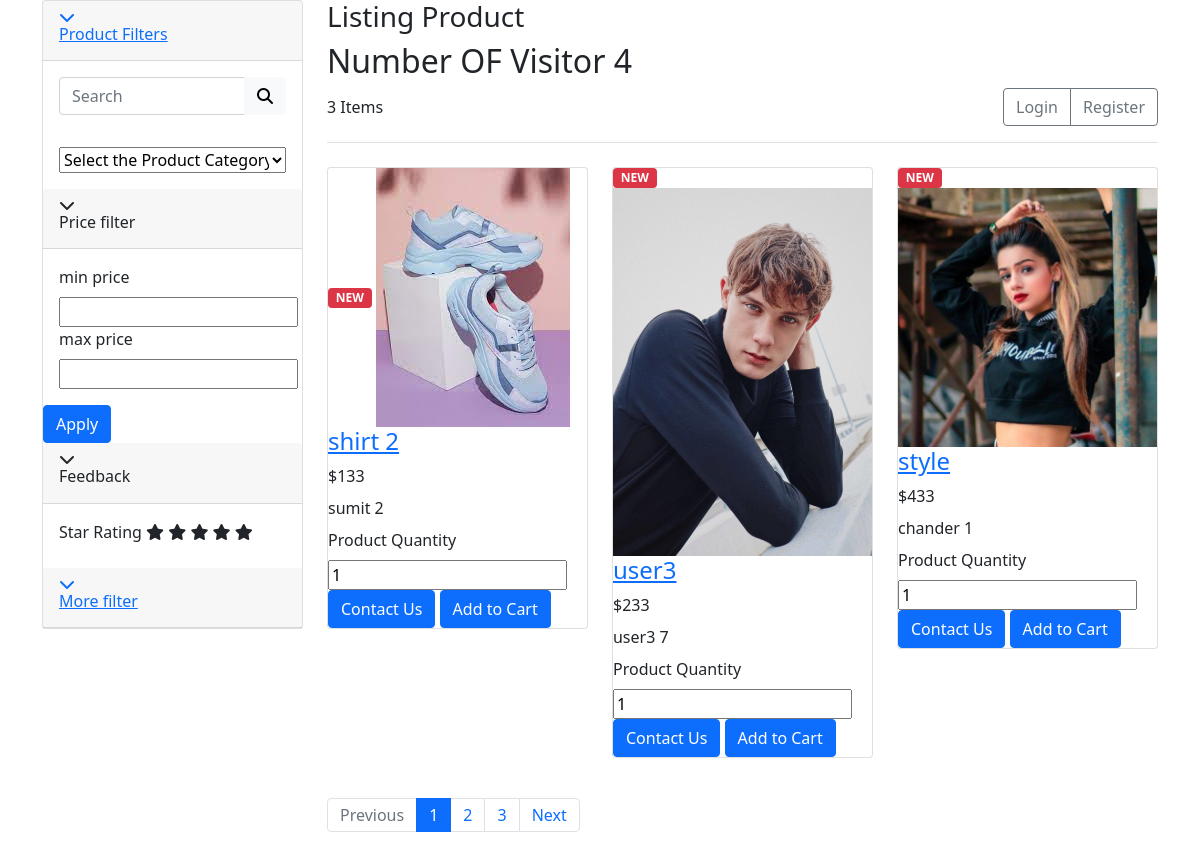
The page / on the database its author committed.
### tables this page shows
CREATE TABLE `visitor` (
  `id` int(11) NOT NULL,
  `count` int(11) NOT NULL
);

CREATE TABLE `products` (
  `product_id` int(11) NOT NULL,
  `user_id` int(155) NOT NULL,
  `category` varchar(255) NOT NULL,
  `title` varchar(255) NOT NULL,
  `image` varchar(255) NOT NULL,
  `price` int(11) NOT NULL,
  `description` varchar(255) NOT NULL
);

CREATE TABLE `users` (
  `user_id` int(11) NOT NULL,
  `name` varchar(128) NOT NULL,
  `user_name` varchar(128) NOT NULL,
  `email` varchar(128) NOT NULL,
  `password` varchar(128) NOT NULL,
  `profile_img` varchar(128) NOT NULL,
  `user_role` varchar(156) NOT NULL,
  `last_seen` datetime NOT NULL
);

### index.php (the view, shortened to what this page needs)
<?php
	include("app/db.php");
	$Product = "SELECT users.user_id,users.user_role,users.user_name,products.product_id,products.user_id,products.category,products.title,products.image,products.price,products.description FROM products INNER JOIN users ON products.user_id = users.user_id";
	$ProductResult=mysqli_query($con,$Product);
	$counter = 0;
	$result_per_page = 50;
	$number_of_result = mysqli_num_rows($ProductResult);
	$query="SELECT * FROM visitor";
	$visitorResult=mysqli_query($con,$query);
	$number_of_visitor = mysqli_fetch_array($visitorResult);
?>
<head>
	<link href="//maxcdn.bootstrapcdn.com/bootstrap/4.1.1/css/bootstrap.min.css" rel="stylesheet" id="bootstrap-css">
	<link rel="stylesheet" type="text/css" href="css/style.css">
	<link rel="stylesheet" type="text/css" href="css/bootstrap5.css">
	<link rel="stylesheet" href="https://cdnjs.cloudflare.com/ajax/libs/font-awesome/6.4.0/css/all.min.css" />
</head>
<div class="container">
	<div class="row">
		<aside class="col-md-3">
			<div class="card">
				<article class="filter-group">
					<header class="card-header">
						<a href="#" data-toggle="collapse" data-target="#collapse_1" aria-expanded="true" class="">
						<i class="icon-control fa fa-chevron-down"></i>
						<h6 class="title">Product Filters</h6>
						</a>
					</header>
					<div class="filter-content collapse show" id="collapse_1" style="">
						<div class="card-body">
							<form class="pb-3">
								<div class="input-group">
							  		<input type="text" class="form-control" placeholder="Search">
							  		<div class="input-group-append">
								    	<button class="btn btn-light" type="button"><i class="fa fa-search"></i></button>
								  	</div>
								</div>
							</form>
							<select id="category_filter" class="display" style="width:100%">
					 			<option selected="true" disabled="disabled">Select the Product Category</option>
							</select>
						</div>
					</div>
				</article>
				<article class="filter-group">
					<header class="card-header">
							<i class="icon-control fa fa-chevron-down"></i>
							<h6 class="title">Price filter </h6>
					</header>
					<div class="filter-content " id="collapse_5" style="">
						<div class="card-body">
							<label>min price</label>
						  		<input type="number" class="min-value">
							<label >max price</label>
							<input type="number" class="max-value">
						</div>
						<button type="button" id="price_filter" class="btn btn-primary" data-toggle="modal" >Apply
						</button>
					</div>
				</article>
				<article class="filter-group">
					<header class="card-header">
							<i class="icon-control fa fa-chevron-down"></i>
							<h6 class="title">Feedback</h6>
					</header>
					<div class="filter-content " id="collapse_5" style="">
						<div class="card-body">
							<label>Star Rating</label>
						  		<i class="fa fa-star" aria-hidden="true"></i>
						  		<i class="fa fa-star" aria-hidden="true"></i>
						  		<i class="fa fa-star" aria-hidden="true"></i>
						  		<i class="fa fa-star" aria-hidden="true"></i>
						  		<i class="fa fa-star" aria-hidden="true"></i>
						</div>
					</div>
				</article>
				<article class="filter-group">
					<header class="card-header">
						<a href="#" data-toggle="collapse" data-target="#collapse_5" aria-expanded="false" class="">
							<i class="icon-control fa fa-chevron-down"></i>
							<h6 class="title">More filter </h6>
						</a>
					</header>
				</article>
			</div>
		</aside>
		<main class="col-md-9">
			<header class="border-bottom mb-4 pb-3">
				<h3>Listing Product </h3>
				<h2>Number OF Visitor <?php echo $number_of_visitor['count']?></h2>
				<div class="form-inline">
					<span class="mr-md-auto">
						<?php echo $number_of_result.' Items';?>
					</span>
					<?php if(isset($_SESSION["user_id"]) && !empty($_SESSION['user_id'])){?>
						<div class="btn-group">
							<a href="cart.php" class=" cartpage btn btn-outline-secondary">
								Cart
							</a>
							<a href="homedashboard.php" class="btn btn-outline-secondary">
								Enter To Dashboard
							</a>
							<a href="loggedout.php" class="btn btn-outline-secondary">
								Logout
							</a>
						</div>
					<?php }else{ ?>
						<div class="btn-group">
							<a href="login.php" class="btn btn-outline-secondary">
								Login
							</a>
							<a href="signup.php" class="btn btn-outline-secondary">
								Register
							</a>
						</div>
					<?php } ?>
				</div>
			</header>
			<div class="row allProducts">
				<?php while ($product=mysqli_fetch_array($ProductResult) and ($counter < $result_per_page)) {?>
					<div class="col-md-4">
						<figure class="card card-product-grid">
							<div class="img-wrap">
								<span class="badge badge-danger"> NEW
								</span>
								<a href="single.php?pid=<?php echo $product['product_id'] ?>" class="image"><img src="<?php echo 'uploads/'.$product['image'];?>" class="img-fluid">
								</a>
							</div>
							<figcaption class="info-wrap">
							<div class="fix-height">
								<a href="single.php?pid=<?php echo $product['product_id']; ?>" class="title">
									<h4><?php echo $product['title'] ?></h4>
								</a>
								<div class="price-wrap mt-2">
									<span class="price"><?php echo '$'.$product['price'] ?>
									</span>
								</div>
								<div class="price-wrap mt-2">
									<span class="user"><?php echo  $product['user_name']; ?></span>
									<span class="user"><?php echo  $product['user_id']; ?></span>
								</div>
								<div class="price-wrap mt-2">
									<label>Product Quantity</label>
									<input type="number" class="product_quantity" value="1">
								</div>
							</div>
							<?php if(isset($_SESSION["user_id"])){?>
								<button type="button" id="contactmodal" class="btn btn-primary" data-toggle="modal" >
									<a href="single.php?pid=<?php echo $product['product_id'];?>" class="image" style="color: white;">Contact Us
									</a>
								</button>
								<button type="button" id="addtocart" class="btn btn-primary" data-toggle="modal" data-id="<?php echo $product['product_id'] ?>">Add to Cart</button>
							<?php } else{ ?>
									<button type="button" id="contactmodal" class="btn btn-primary" data-toggle="modal" data-id="<?php echo $product['product_id'] ?>"> Contact Us</button>
									<button type="button" id="addtocart" class="btn btn-primary" data-toggle="modal" data-id="<?php echo $product['product_id'] ?>">Add to Cart</button>
									<?php } ?>
							</figcaption>
						</figure>
					</div>
				<?php $counter++ ; } ?>
			</div>
			<nav class="mt-4" aria-label="Page navigation sample">
				<ul class="pagination">
					<li class="page-item disabled"><a class="page-link" href="#">Previous</a></li>
					<li class="page-item active"><a class="page-link" href="#">1</a></li>
					<li class="page-item"><a class="page-link" href="#">2</a></li>
					<li class="page-item"><a class="page-link" href="#">3</a></li>
					<li class="page-item"><a class="page-link" href="#">Next</a></li>
				</ul>
			</nav>
		</main>
	</div>
</div>

### css/style.css (style rules this page uses)
.card { border:none }

### rows shown on the page
visitor: count "4"
products: image (picture), title "shirt 2", price "133", user.user_name "sumit", user "2"
products: image (picture), title "user3", price "233", user.user_name "user3", user "7"
products: image (picture), title "style", price "433", user.user_name "chander", user "1"

### other values the page prints
$number_of_result "3"
